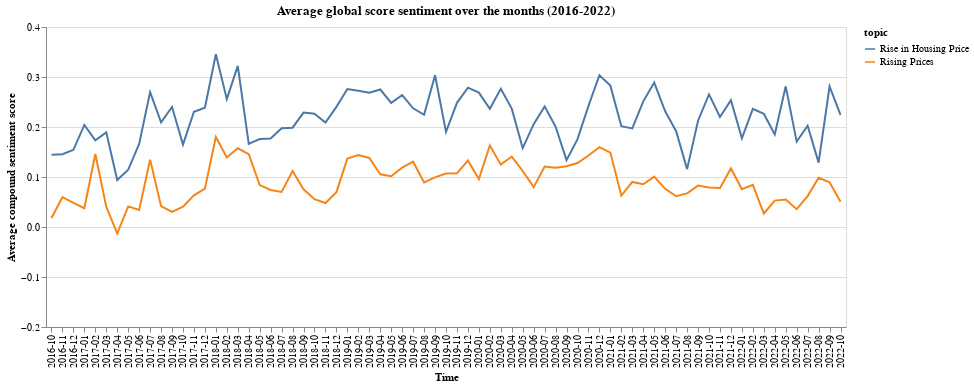

Here is the notebook cell this chart was saved with:
### Code cell
alt.Chart(whole_price_rise, title='Average global score sentiment over the months (2016-2022)').mark_line().encode(
    x = alt.X('period:O', axis=alt.Axis(title='Time')),
    y = alt.Y('compound_score', axis=alt.Axis(title='Average compound sentiment score'), scale=alt.Scale(domain=[-0.2,.4])),
    color=alt.Color('topic:N')
).properties(width=800)

### Figure 1 — Vega-Lite specification as saved in the notebook (floating-point values rounded to 4 significant figures; data arrays with more than 128 entries replaced by an {"elided": "..."} marker saying what was removed)
{"config": {"view": {"continuousWidth": 400, "continuousHeight": 300}}, "data": {"name": "data-957247e353a36c715d40a6b13e2586d2"}, "mark": "line", "encoding": {"color": {"type": "nominal", "field": "topic"}, "x": {"type": "ordinal", "axis": {"title": "Time"}, "field": "period"}, "y": {"type": "quantitative", "axis": {"title": "Average compound sentiment score"}, "field": "compound_score", "scale": {"domain": [-0.2, 0.4]}}}, "title": "Average global score sentiment over the months (2016-2022)", "width": 800, "$schema": "https://vega.github.io/schema/vega-lite/v4.8.1.json", "datasets": {"data-957247e353a36c715d40a6b13e2586d2": {"elided": "146 records"}}}
